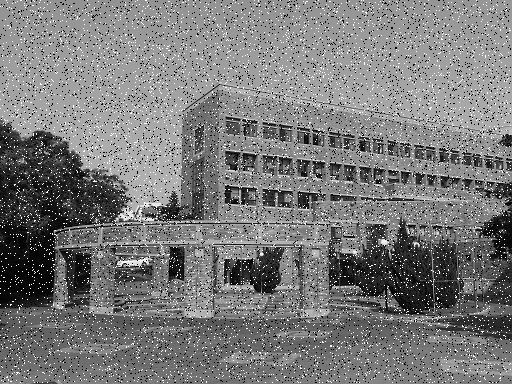
#> input picture img/fn.tif, 512 x 384 px, found by its file name
$ python prob2.py
#> lines starting #> are read from the running program, lines starting #| are printed output that depends on the picture
import cv2
import numpy as np
import matplotlib.pyplot as plt


def main():

    fn = cv2.imread('./img/fn.tif', cv2.IMREAD_GRAYSCALE)
#> fn is the input picture: shape (384, 512); min 0, max 255, mean 121.2

    if fn is None:
        raise 'fn is None'


    kernel_size = 5
    img_avg = cv2.blur(fn, (kernel_size, kernel_size))
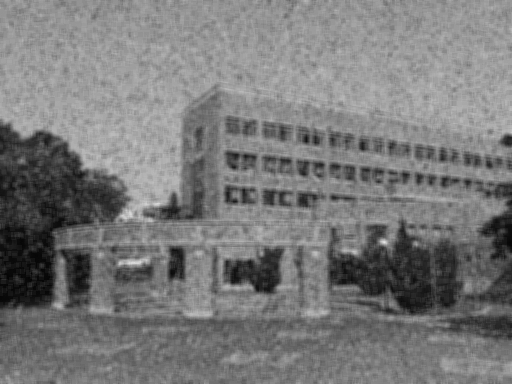
#> img_avg: shape (384, 512); min 6, max 229, mean 121.2
    img_mid = cv2.medianBlur(fn, kernel_size)
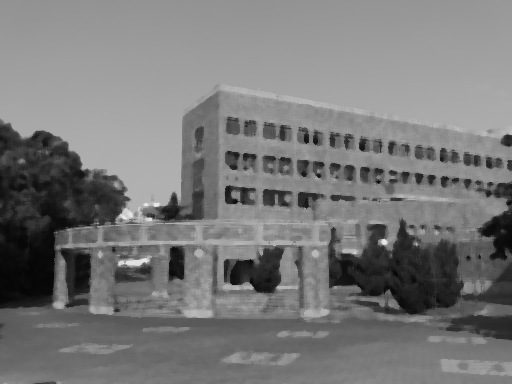
#> img_mid: shape (384, 512); min 5, max 235, mean 120.7

    plt.figure(figsize=(12, 5))

    plt.subplot(1, 3, 1)
    plt.imshow(fn, cmap='gray')

    plt.subplot(1, 3, 2)
    plt.imshow(img_avg, cmap='gray')

    plt.subplot(1, 3 ,3)
    plt.imshow(img_mid, cmap='gray')

    plt.tight_layout()
    plt.show()
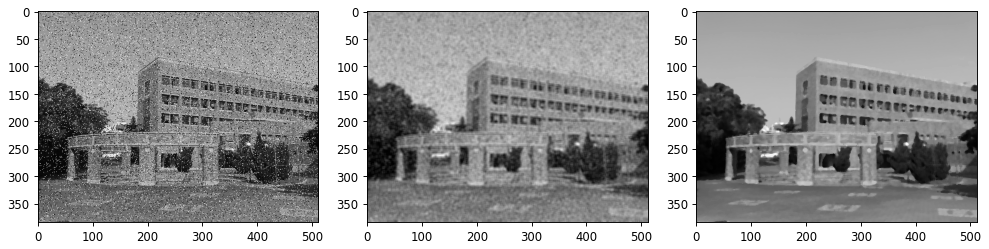
#> figure drawn by matplotlib, 3 panels

main()

$ run again, with img/engineer.tif copied over img/fn.tif
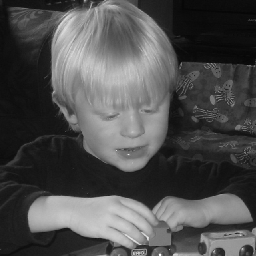
#> input picture img/engineer.tif, 256 x 256 px, found by its file name
#> in main, fn is the input picture: shape (256, 256); min 6, max 252, mean 78.5
#> in main, `img_avg = cv2.blur(fn, (kernel_size, kernel_size))`:
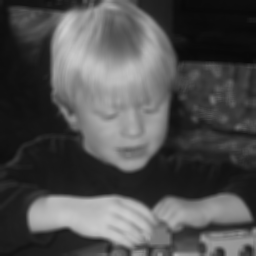
#> img_avg: shape (256, 256); min 8, max 205, mean 78.5
#> in main, `plt.show()`:
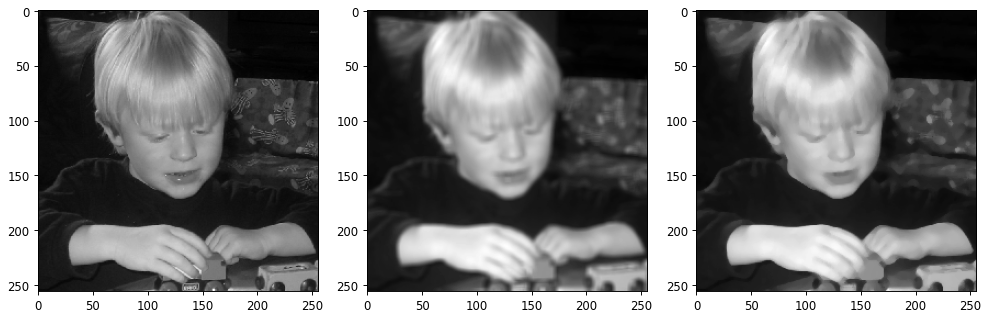
#> figure drawn by matplotlib, 3 panels

$ run again, with img/im1.tif copied over img/fn.tif
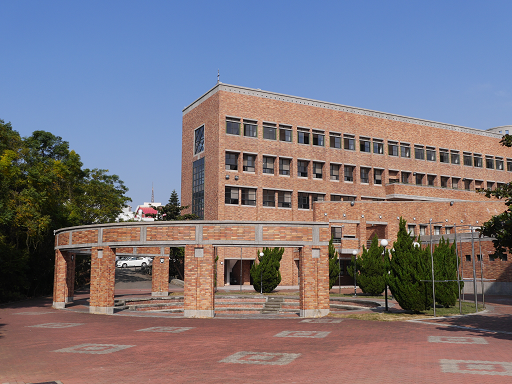
#> input picture img/im1.tif, 512 x 384 px, found by its file name
#> in main, `img_avg = cv2.blur(fn, (kernel_size, kernel_size))`:
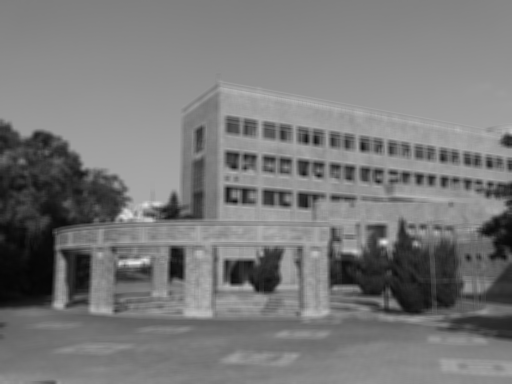
#> img_avg: shape (384, 512); min 5, max 230, mean 120.6
#> in main, `plt.show()`:
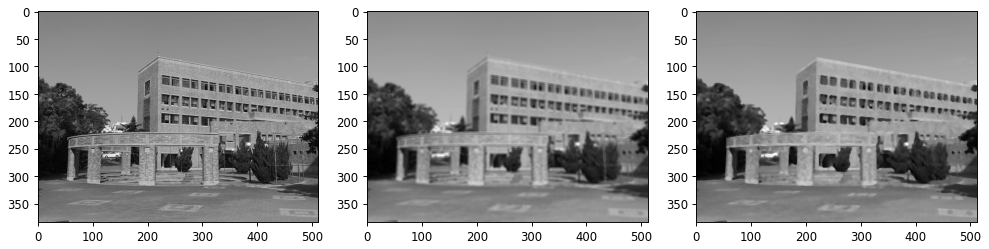
#> figure drawn by matplotlib, 3 panels
